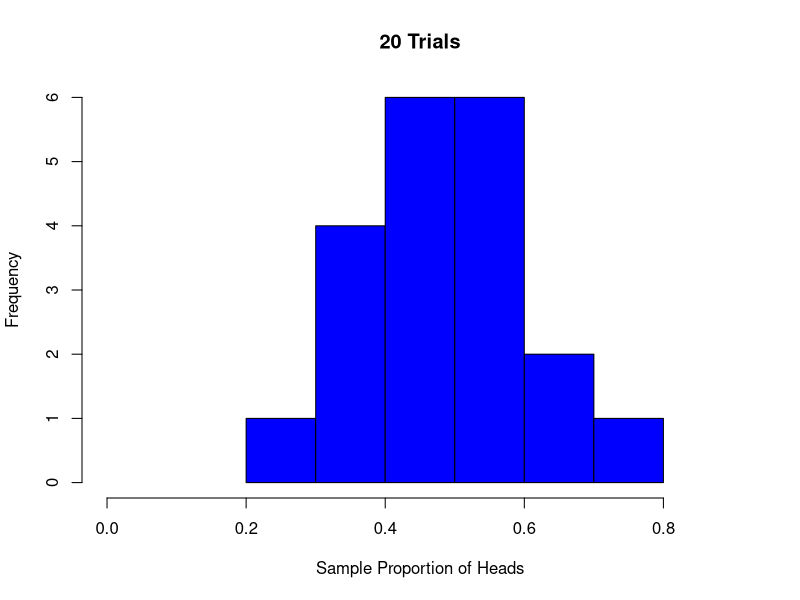
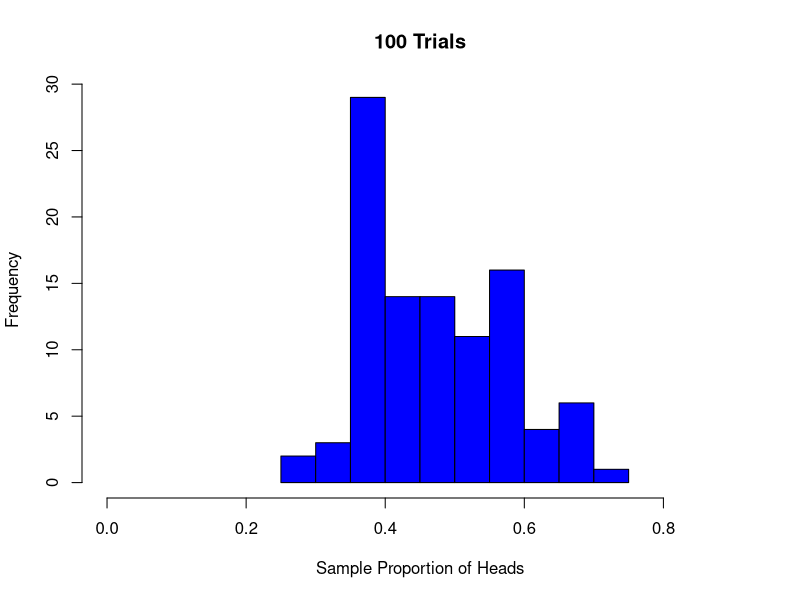

Here is the R script that generated these plots, in order:
v <- c(0.48, 0.56, 0.48, 0.52, 0.72, 0.48, 0.4, 0.48, 0.32, 0.52, 0.56, 0.28, 0.44, 0.56, 0.64, 0.52, 0.4, 0.48, 0.32, 0.64)
hist(v, main = "20 Trials", xlab = "Sample Proportion of Heads", col = "blue", xlim = c(0, 0.9))

v <- c(0.4, 0.6, 0.44, 0.6, 0.56, 0.48, 0.56, 0.56, 0.28, 0.52, 0.48, 0.6, 0.52, 0.36, 0.4, 0.4, 0.48, 0.48, 0.36, 0.56, 0.44, 0.32, 0.52, 0.28, 0.4, 0.44, 0.56, 0.68, 0.36, 0.6, 0.52, 0.4, 0.68, 0.36, 0.56, 0.52, 0.36, 0.4, 0.64, 0.48, 0.48, 0.56, 0.4, 0.44, 0.36, 0.52, 0.44, 0.36, 0.68, 0.4, 0.48, 0.6, 0.4, 0.52, 0.32, 0.44, 0.4, 0.6, 0.44, 0.68, 0.44, 0.4, 0.56, 0.64, 0.44, 0.48, 0.44, 0.48, 0.4, 0.36, 0.72, 0.44, 0.48, 0.44, 0.52, 0.4, 0.36, 0.48, 0.68, 0.52, 0.68, 0.4, 0.56, 0.4, 0.48, 0.32, 0.4, 0.36, 0.48, 0.4, 0.64, 0.64, 0.44, 0.4, 0.52, 0.44, 0.52, 0.48, 0.6, 0.36)
hist(v, main = "100 Trials", xlab = "Sample Proportion of Heads", col = "blue", xlim = c(0, 0.9))
